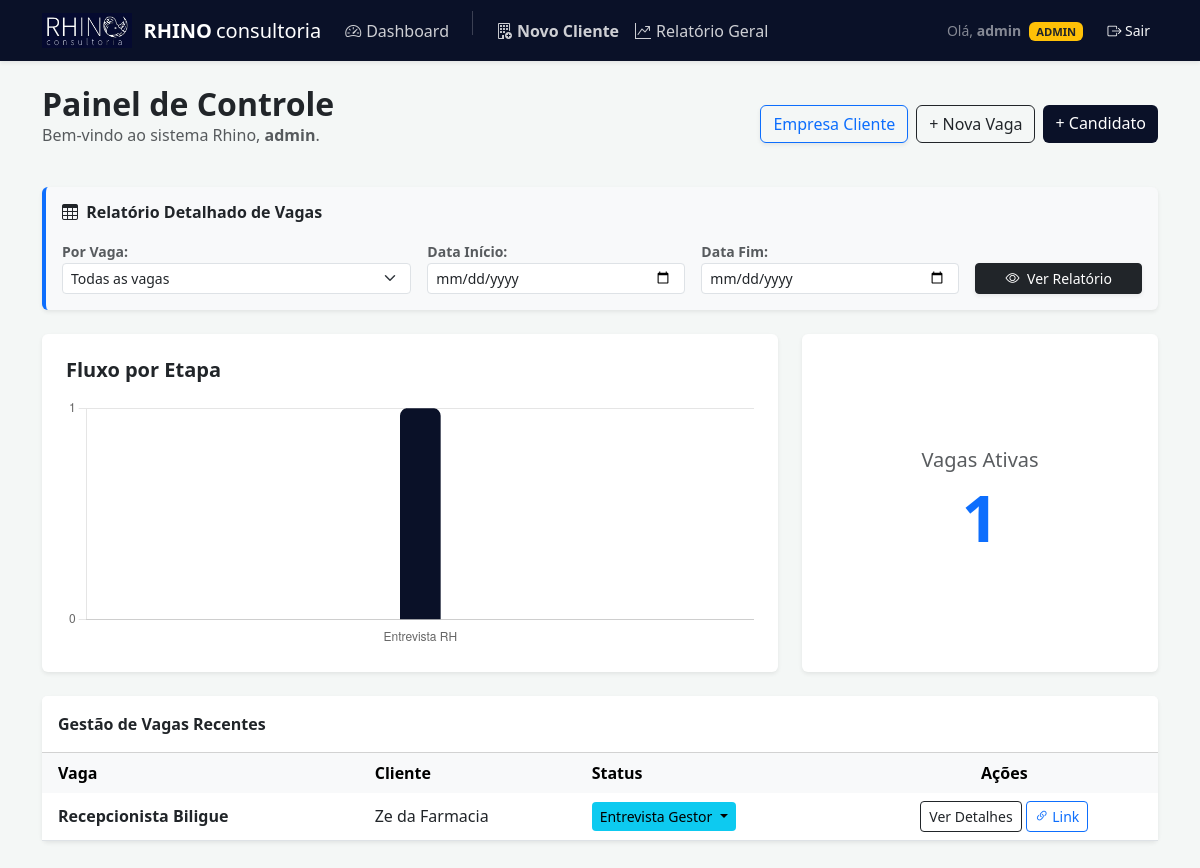
Before: / (signed in) with the older database file.
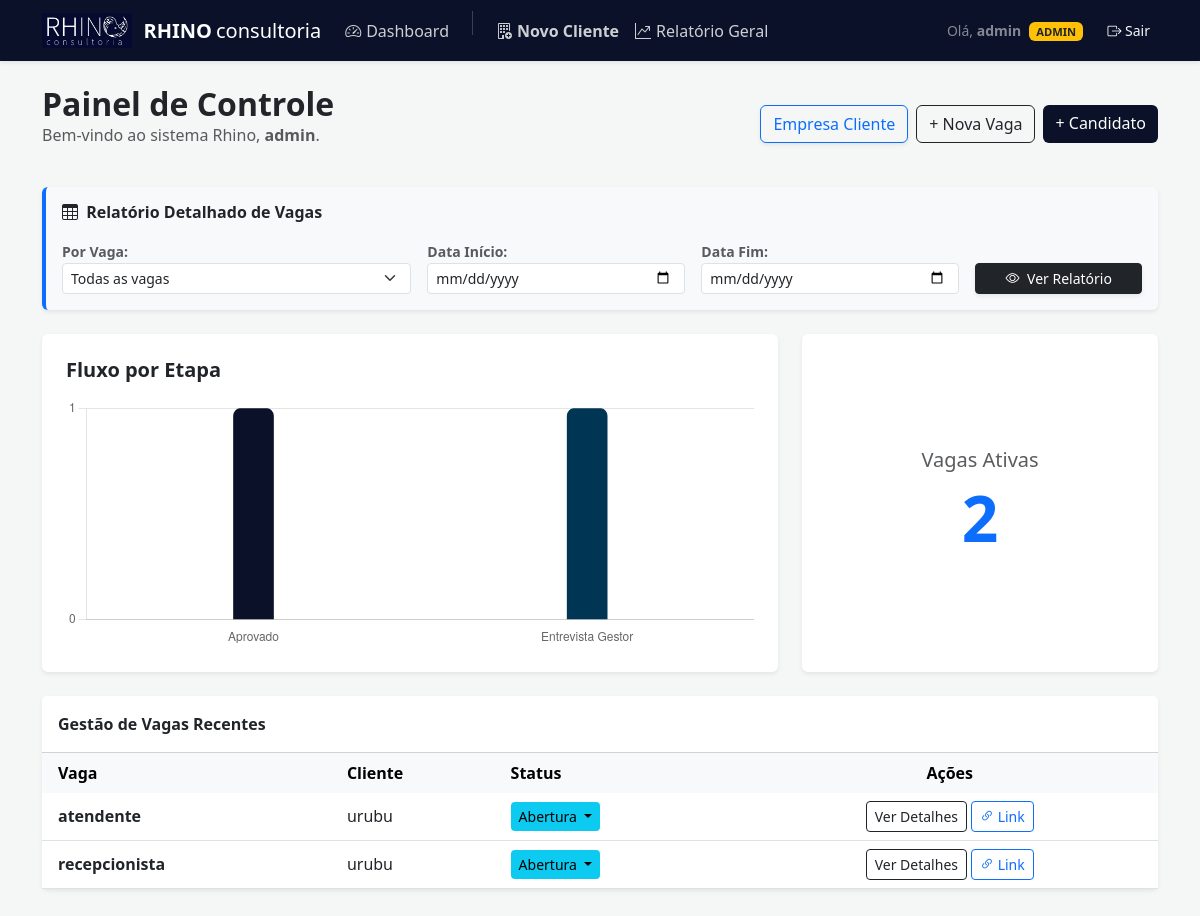
After: the same page with the newer database file.
### core/models.py (models this page shows, shortened)
class Vaga(models.Model):
    STATUS_CHOICES = [
        ('abertura', 'Abertura'),
        ('candidatura', 'Candidatura'),
        ('teste', 'Teste'),
        ('ent_recrutador', 'Entrevista Recrutador'),
        ('ent_gestor', 'Entrevista Gestor'),
        ('aprovado', 'Aprovado'),
        ('reprovado', 'Reprovado'),
    ]
    titulo = models.CharField(max_length=200)
    cliente = models.ForeignKey(Cliente, on_delete=models.CASCADE)
    descricao = models.TextField()
    status = models.CharField(max_length=20, choices=STATUS_CHOICES, default='abertura')
    criado_em = models.DateTimeField(auto_now_add=True)

class Cliente(models.Model):
    nome = models.CharField(max_length=100)
    cnpj = models.CharField(max_length=18, unique=True)
    logo = models.ImageField(upload_to='logos/', null=True, blank=True)
    usuario = models.OneToOneField(
        User,
        on_delete=models.CASCADE,
        related_name='cliente_perfil',
        null=True,
        blank=True
    )

### core/views.py (the view, shortened to what this page needs)
# urls.py: path('', views.dashboard, name='dashboard'),
@login_required
def dashboard(request):
    if request.user.is_superuser:
        vagas = Vaga.objects.all().order_by('-criado_em')
        status_data = Candidato.objects.values('status_candidato').annotate(total=Count('id'))
    context = {
        'vagas': vagas,
        'vagas_ativas_count': vagas.count(),
        'status_labels': [item['status_candidato'] for item in status_data],
        'status_totals': [item['total'] for item in status_data],
    }
    return render(request, 'core/dashboard.html', context)

### core/templates/core/dashboard.html (shortened to what this page needs)
{% extends 'core/base.html' %} {% block content %}
<div class="row mb-4 align-items-center">
  <div class="col-md-7">
    <h2 class="fw-bold m-0">Painel de Controle</h2>
    <p class="text-muted">
      Bem-vindo ao sistema Rhino, <strong>{{ user.username }}</strong>.
    </p>
  </div>
  <div class="col-md-5 text-md-end">
    <div class="d-flex gap-2 justify-content-md-end">
      {% if user.is_superuser %}
      <a
        href="{% url 'cadastrar_cliente' %}"
        class="btn btn-outline-primary shadow-sm"
        >Empresa Cliente</a
      >
      {% endif %}
      <a href="{% url 'cadastrar_vaga' %}" class="btn btn-outline-dark"
        >+ Nova Vaga</a
      >
      <a href="{% url 'cadastrar_candidato' %}" class="btn btn-rhino"
        >+ Candidato</a
      >
    </div>
  </div>
</div>
<div
  class="card shadow-sm border-0 mb-4 bg-light border-start border-primary border-4"
>
  <div class="card-body">
    <h6 class="fw-bold mb-3">
      <i class="bi bi-table me-1"></i> Relatório Detalhado de Vagas
    </h6>
    <form
      method="GET"
      action="{% url 'relatorio_vagas' %}"
      class="row g-3 align-items-end"
    >
      <div class="col-md-4">
        <label class="small text-muted fw-bold">Por Vaga:</label>
        <select name="vaga" class="form-select form-select-sm">
          <option value="">Todas as vagas</option>
        </select>
      </div>
      <div class="col-md-3">
        <label class="small text-muted fw-bold">Data Início:</label>
        <input
          type="date"
          name="data_inicio"
          class="form-control form-select-sm"
        />
      </div>
      <div class="col-md-3">
        <label class="small text-muted fw-bold">Data Fim:</label>
        <input
          type="date"
          name="data_fim"
          class="form-control form-select-sm"
        />
      </div>
      <div class="col-md-2">
        <button type="submit" class="btn btn-sm btn-dark w-100 shadow-sm">
          <i class="bi bi-eye me-1"></i> Ver Relatório
        </button>
      </div>
    </form>
  </div>
</div>
<div class="row mb-4">
  <div class="col-md-8">
    <div class="card shadow-sm border-0 p-4 h-100">
      <h5 class="fw-bold mb-3">Fluxo por Etapa</h5>
      <div style="height: 250px"><canvas id="funnelChart"></canvas></div>
    </div>
  </div>
  <div class="col-md-4">
    <div
      class="card shadow-sm border-0 h-100 d-flex flex-column justify-content-center text-center p-4"
    >
      <h5 class="text-muted mb-2">Vagas Ativas</h5>
      <h1 class="display-3 fw-bold text-primary m-0">{{ vagas.count }}</h1>
    </div>
  </div>
</div>
<div class="card shadow-sm border-0 mt-4">
  <div class="card-header bg-white fw-bold py-3">Gestão de Vagas Recentes</div>
  <div class="card-body p-0">
    <table class="table table-hover align-middle mb-0">
      <thead class="table-light">
        <tr>
          <th class="ps-3 border-0">Vaga</th>
          <th class="border-0">Cliente</th>
          <th class="border-0">Status</th>
          <th class="text-center border-0">Ações</th>
        </tr>
      </thead>
      <tbody>
        {% for vaga in vagas %}
        <tr>
          <td class="ps-3"><strong>{{ vaga.titulo }}</strong></td>
          <td>{{ vaga.cliente.nome }}</td>
          <td>
            {% if user.is_superuser %}
            <div class="dropdown">
              <button
                class="btn btn-sm dropdown-toggle border-0"
                type="button"
                data-bs-toggle="dropdown"
                style="background-color: #0dcaf0; color: #000"
              >
                {{ vaga.get_status_display }}
              </button>
            </div>
            {% else %}
            <span class="badge bg-light text-dark border"
              >{{ vaga.get_status_display }}</span
            >
            {% endif %}
          </td>
          <td class="text-center">
            <div class="d-flex gap-1 justify-content-center">
              <a
                href="{% url 'detalhes_vaga' vaga.id %}"
                class="btn btn-sm btn-outline-dark"
                >Ver Detalhes</a
              >
              <button
                class="btn btn-sm btn-outline-primary"
                onclick="copiarLink('{{ request.get_host }}{% url 'inscrever_vaga' vaga.id %}')"
              >
                <i class="bi bi-link-45deg"></i> Link
              </button>
            </div>
          </td>
        </tr>
        {% empty %}
        <tr>
          <td colspan="4" class="text-center p-5 text-muted">
            Nenhuma vaga cadastrada.
          </td>
        </tr>
        {% endfor %}
      </tbody>
    </table>
  </div>
</div>
<script>
  const ctx = document.getElementById('funnelChart').getContext('2d');
  if (ctx) {
    new Chart(ctx, {
      type: 'bar',
      data: {
        labels: {{ status_labels|safe|default:"[]" }},
        datasets: [{
          label: 'Candidatos',
          data: {{ status_totals|safe|default:"[]" }},
          backgroundColor: ['#0a1128', '#003554', '#0582ca', '#00a6fb', '#198754', '#dc3545'],
          borderRadius: 8,
          barThickness: 40
        }]
      },
      options: {
        responsive: true,
        maintainAspectRatio: false,
        plugins: { legend: { display: false } },
        scales: {
          y: { beginAtZero: true, ticks: { stepSize: 1 } },
          x: { grid: { display: false } }
        }
      }
    });
  }
  function copiarLink(url) {
      const fullUrl = window.location.protocol + '//' + url;
      navigator.clipboard.writeText(fullUrl).then(() => {
          alert("🚀 Link de inscrição copiado com sucesso!");
      }).catch(err => {
          alert("Erro ao copiar link.");
      });
  }
</script>
{% endblock %}

### core/templates/core/base.html (shortened to what this page needs)
<!doctype html>
<html lang="pt-br">
  <head>
    <link
      href="https://cdn.jsdelivr.net/npm/bootstrap@5.3.0/dist/css/bootstrap.min.css"
      rel="stylesheet"
    />
    <link
      rel="stylesheet"
      href="https://cdn.jsdelivr.net/npm/bootstrap-icons@1.11.3/font/bootstrap-icons.min.css"
    />
  </head>
  <body>
    <nav class="navbar navbar-expand-lg navbar-dark shadow-sm mb-4">
      <div class="container">
        <a
          class="navbar-brand d-flex align-items-center fw-bold"
          href="{% url 'dashboard' %}"
        >
          <img
            src="/media/logos/logo_rhino.png"
            alt="Rhino Logo"
            class="navbar-logo"
          />
          RHINO <span class="fw-light ms-1">consultoria</span>
        </a>
        <div class="collapse navbar-collapse" id="navbarNav">
          <ul class="navbar-nav me-auto">
            <li class="nav-item">
              <a class="nav-link" href="{% url 'dashboard' %}">
                <i class="bi bi-speedometer2"></i> Dashboard
              </a>
            </li>
            {% if user.is_superuser %}
            <li class="nav-item">
              <a
                class="nav-link text-info fw-bold"
                href="{% url 'cadastrar_cliente' %}"
              >
                <i class="bi bi-building-add"></i> Novo Cliente
              </a>
            </li>
            <li class="nav-item">
              <a class="nav-link" href="{% url 'relatorio_geral' %}">
                <i class="bi bi-graph-up-arrow"></i> Relatório Geral
              </a>
            </li>
            {% endif %}
          </ul>
          <div class="d-flex align-items-center gap-3">
            <span class="text-white-50 small">
              Olá, <strong>{{ user.username }}</strong>
              {% if user.is_superuser %}
              <span
                class="badge bg-warning text-dark ms-1"
                style="font-size: 0.7rem"
                >ADMIN</span
              >
              {% endif %}
            </span>
            <form action="{% url 'logout' %}" method="post" class="m-0">
              <button
                type="submit"
                class="btn btn-sm btn-outline-light border-0"
              >
                <i class="bi bi-box-arrow-right"></i> Sair
              </button>
            </form>
          </div>
        </div>
      </div>
    </nav>
    <div class="container mb-5">{% block content %} {% endblock %}</div>
  </body>
</html>

### core/templates/core/base.html (style rules this page uses)
:root { --rhino-blue: #0a1128; --rhino-light: #f4f7f6; }
body { background-color: var(--rhino-light); font-family: "Segoe UI", Tahoma, Geneva, Verdana, sans-serif; }
.navbar { background-color: var(--rhino-blue); }
.btn-rhino { background-color: var(--rhino-blue); color: white; border: none; }
.navbar-logo { height: 35px; width: auto; margin-right: 12px; }
.nav-link { color: rgba(255, 255, 255, 0.8) !important; display: flex; align-items: center; }
.nav-link i { margin-right: 5px; }

Changed rows visible on the page:
removed Vaga: titulo "Recepcionista Biligue", cliente.nome "Ze da Farmacia", status "Entrevista Gestor"
added Vaga: titulo "atendente", cliente.nome "urubu", status "Abertura"
added Vaga: titulo "recepcionista", cliente.nome "urubu", status "Abertura"
Other visible differences:
chart data {{ status_labels|safe|default:"[]" }}: ['Entrevista RH'] → ['Aprovado', 'Entrevista Gestor']
chart data {{ status_totals|safe|default:"[]" }}: [1] → [1, 1]
{{ vagas.count }}: "1" → "2"
